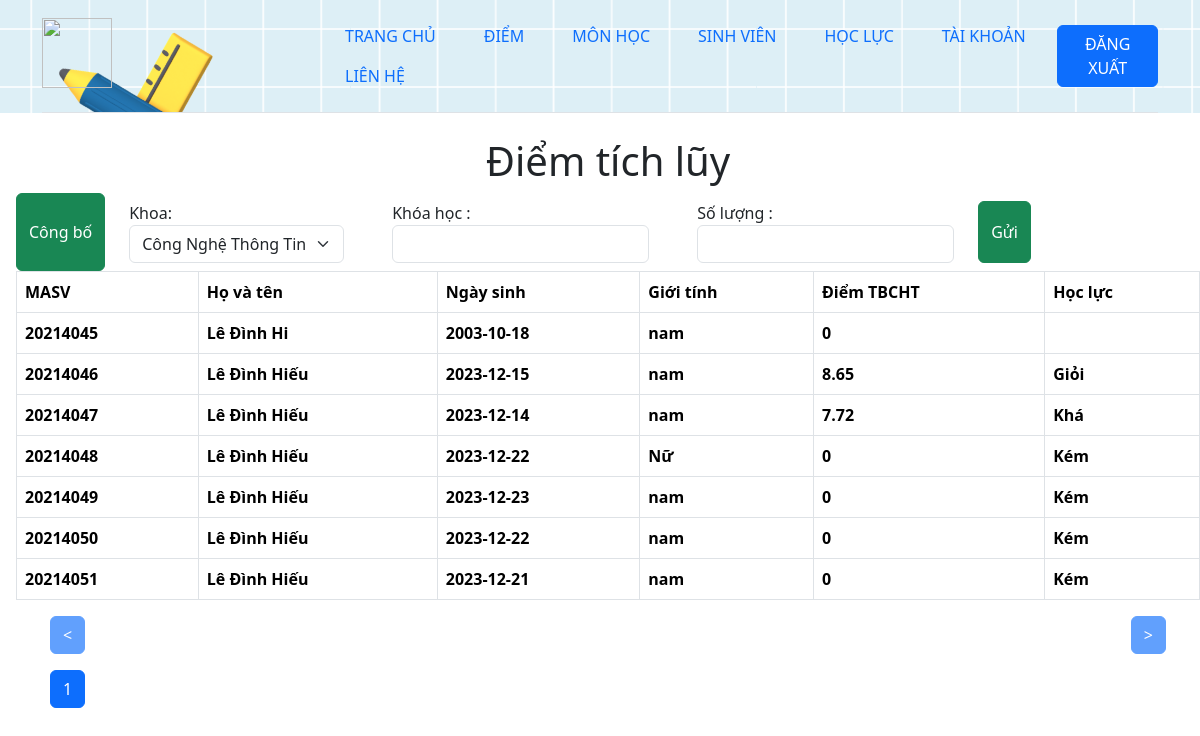
/diemtl.php (signed in), run on the app's committed database.
### tables this page shows
CREATE TABLE `qlsinhvien` (
  `MASV` int(11) NOT NULL,
  `MAK` char(100) NOT NULL,
  `khoahoc` char(20) NOT NULL,
  `HOTEN` varchar(100) NOT NULL,
  `NGAYSINH` date NOT NULL,
  `GIOITINH` varchar(10) NOT NULL,
  `TBCHT` double NOT NULL DEFAULT 0,
  `XEPLOAI` varchar(20) DEFAULT NULL,
  `NGAYTHEM` datetime NOT NULL DEFAULT current_timestamp()
);

### function.php (the view, shortened to what this page needs)
<?php
    function hienthidiemtl($page,$tranght){
        include("connectdb.php");
        $result_per_page = 8;
        $sqlselect = "SELECT * FROM qlsinhvien";
        $this_page_first_result = ($page - 1) * $result_per_page;
        $sqlselect .= " LIMIT " . $this_page_first_result . ',' . $result_per_page;
        $result = mysqli_query($connect, $sqlselect);
        if(mysqli_num_rows($result) > 0){
            while($row = mysqli_fetch_assoc($result)){
                $masv = $row["MASV"];
                $hoten = $row["HOTEN"];
                $ngaysinh = $row["NGAYSINH"];
                $gioitinh = $row["GIOITINH"];
                $diemtl = $row["TBCHT"];
                $xeploai = $row["XEPLOAI"];
                echo "<tr>";
                echo "<th>";
                echo $masv;
                echo "</th>";
                echo "<th>";
                echo $hoten;
                echo "</th>";
                echo "<th>";
                echo $ngaysinh;
                echo "</th>";
                echo "<th>";
                echo $gioitinh;
                echo "</th>";
                echo "<th>";
                echo round($diemtl, 2);
                echo "</th>";
                echo "<th>";
                echo $xeploai;
                echo "</th>";
                echo "</tr>";
            }
        }
    }
    function combox($name, $value){
        echo "<select class='form-select' name='" . $name ."' id='mySelect'>";
        include("connectdb.php");
        $sqlselect = "SELECT * FROM khoa";
        $result = mysqli_query($connect, $sqlselect);
        if(mysqli_num_rows($result) > 0){
            while($row = mysqli_fetch_assoc($result)){
                $mamh = $row["MAK"];
                $tenmh = $row["TENK"];
                if ($mamh == $value) {
                    echo "<option value='" . $mamh . "' selected>" . $tenmh . "</option>";
                } else {
                    echo "<option value='" . $mamh . "'>" . $tenmh . "</option>";
                }
            }
        }
        echo "</select>";
    }
    function trang($trang,$bang,$page){
        include("connectdb.php");
        $result_per_page = 8;
        $sqlselect = "SELECT * FROM ".$bang."";
        $result = mysqli_query($connect, $sqlselect);
        $number_of_results = mysqli_num_rows($result);
        $number_of_pages = ceil($number_of_results / $result_per_page);
        echo '<div class="container">';
        echo '    <div class="row">';
        echo '        <div class="col-md-6">';
        echo '            <form action="'.$trang.'.php" method="get">';
        echo '                <button class="btn btn-primary" ' . (($page == 1) ? 'disabled' : '') . ' type="submit"><</button>';
        echo '            </form>';
        echo '        </div>';
        echo '        <div class="col-md-6 text-end">';
        echo '            <form action="'.$trang.'.php" method="get">';
        echo '                <button class="btn btn-primary" ' . (($page >= $number_of_pages) ? 'disabled' : '') . ' type="submit">></button>';
        echo '            </form>';
        echo '        </div>';
        echo '    </div>';
        echo '    <div class="row mt-3">';
        echo '        <div class="col-md-12">';
        echo '            <form action="'.$trang.'.php" method="get">';
        for ($i = 1; $i <= $number_of_pages; $i++) {
            echo '                <input class="'. mau($i,$page) .'" type="submit" name="page" value="' . $i . '">';
        }
        echo '            </form>';
        echo '        </div>';
        echo '    </div>';
        echo '</div>';
    }
    function mau($ii,$trang){
        if($ii == $trang){
            return "btn btn-primary";
        }
        else
        {
            return "btn btn-dark";
        }
    }
?>

### header.php (shortened to what this page needs)
<?php
  function btndangnhap(){
    if (!isset($_SESSION['username'])) {
        echo '<a href="dangnhap.html"><button type="button" class="btn btn-primary">ĐĂNG NHẬP</button></a>';
    }
    else{
        echo  '<a href="dangxuat.php"><button type="button" class="btn btn-primary">ĐĂNG XUẤT</button></a>';
    }
  }
  function qltk(){
    if (isset($_SESSION['username']) && $_SESSION['username']=="admin") {
        echo '<li class="nav-item mx-3"><a href="qltaikhoan.php" class="nav-link px-2">TÀI KHOẢN</a></li>';
        echo '<li class="nav-item mx-3"><a href="trlienhe.php" class="nav-link px-2">LIÊN HỆ</a></li>';
    }
    else{
        echo "";
    }
  }
?>
<!doctype html>
<html lang="en" data-bs-theme="auto">
<head>
  <link href="https://cdn.jsdelivr.net/npm/bootstrap@5.3.2/dist/css/bootstrap.min.css" rel="stylesheet"
>
  <link href="headers.css" rel="stylesheet">
</head>
<body>
  <main class="main">
    <div class="container">
      <header
        class="d-flex align-items-center py-3 mb-4 border-bottom justify-content-center">
        <div class="col-md-3">
          <a href="index.php" class="d-inline-flex link-body-emphasis text-decoration-none">
            <img width="70" height="70"
              src="https://upload.wikimedia.org/wikipedia/commons/e/e8/Logo_Tr%C6%B0%E1%BB%9Dng_%C4%90%E1%BA%A1i_h%E1%BB%8Dc_C%C3%B4ng_ngh%E1%BB%87_%C4%90%C3%B4ng_%C3%81_2015.png">
          </a>
        </div>
        <div>
          <ul class="nav">
            <li class="nav-item mx-3"><a href="index.php" class="nav-link px-2">TRANG CHỦ</a></li>
            <li class="nav-item mx-3"><a href="qldiem.php" class="nav-link px-2">ĐIỂM</a></li>
            <li class="nav-item mx-3"><a href="qlmonhoc.php" class="nav-link px-2">MÔN HỌC</a></li>
            <li class="nav-item mx-3"><a href="qlsinhvien.php" class="nav-link px-2">SINH VIÊN</a></li>
            <li class="nav-item mx-3"><a href="diemtl.php" class="nav-link px-2">HỌC LỰC</a></li>
            <?php  qltk(); ?>
          </ul>
        </div>
        <div>
          <?php  btndangnhap(); ?>
        </div>
      </header>
    </div>
  </main>
</body>
</html>

### diemtl.php (shortened to what this page needs)
<?php
    include("function.php");
    include("header.php");
    $page = $_SESSION['current_page'];
    $currentURL = "http://$_SERVER[HTTP_HOST]$_SERVER[REQUEST_URI]";
?>
<!DOCTYPE html>
<html lang="en">
<head>
    <link href="https://cdn.jsdelivr.net/npm/bootstrap@5.3.2/dist/css/bootstrap.min.css" rel="stylesheet">
    <link rel="stylesheet" href="phaohoa.css">
</head>
<body>
    <main class="mt-3 ms-3">
        <h1 class="text-center">Điểm tích lũy</h1>
        <div class="d-flex">
        <button type="button" class="btn btn-success" data-toggle="modal" data-target="#myModal">
                    Công bố
        </button>
        <form action="diemtl.php" method="get">
            <div class="py-2 d-flex">
                <div class="mx-4">
                    <label class="control-label me-3" for="kkhoa">Khoa:</label>
                    <?php combox("kkhoa","") ?>
                </div>
                <div class="mx-4">
                    <label class="control-label" for="">Khóa học : <span class="error"></span></label>
                    <input class="form-control" type="text" name="kkhoahoc">
                </div>
                <div class="mx-4">
                    <label class="control-label" for="">Số lượng : <span class="error"></span></label>
                    <input class="form-control" type="text" name="soluong">
                </div>
                <input type="submit" class="btn btn-success" name="btnhb" value="Gửi">
            </div>
        </form>
        </div>
        <div class="table-responsive">
            <table class="table table-bordered">
                <thead>
                    <tr>
                    <th>MASV</th>
                    <th>Họ và tên</th>
                    <th>Ngày sinh</th>
                    <th>Giới tính</th>
                    <th>Điểm TBCHT</th>
                    <th>Học lực</th>
                    </tr>
                </thead>
                <tbody>
                    <?php
                        hienthidiemtl($page,$currentURL);
                    ?>
                </tbody>
            </table>
        </div>
        <?php
            trang("diemtl","qlsinhvien",$page);
        ?>
    </main>
</body>
</html>

### header.php (style rules this page uses)
.main { background-image: url('./image/header23.png'); }

### data on the page
qlsinhvien: MASV "20214045", HOTEN "Lê Đình Hi", NGAYSINH "2003-10-18", GIOITINH "nam", TBCHT "0"
qlsinhvien: MASV "20214046", HOTEN "Lê Đình Hiếu", NGAYSINH "2023-12-15", GIOITINH "nam", TBCHT "8.65", XEPLOAI "Giỏi"
qlsinhvien: MASV "20214047", HOTEN "Lê Đình Hiếu", NGAYSINH "2023-12-14", GIOITINH "nam", TBCHT "7.72", XEPLOAI "Khá"
qlsinhvien: MASV "20214048", HOTEN "Lê Đình Hiếu", NGAYSINH "2023-12-22", GIOITINH "Nữ", TBCHT "0", XEPLOAI "Kém"
qlsinhvien: MASV "20214049", HOTEN "Lê Đình Hiếu", NGAYSINH "2023-12-23", GIOITINH "nam", TBCHT "0", XEPLOAI "Kém"
qlsinhvien: MASV "20214050", HOTEN "Lê Đình Hiếu", NGAYSINH "2023-12-22", GIOITINH "nam", TBCHT "0", XEPLOAI "Kém"
qlsinhvien: MASV "20214051", HOTEN "Lê Đình Hiếu", NGAYSINH "2023-12-21", GIOITINH "nam", TBCHT "0", XEPLOAI "Kém"

### other printed values
form field kkhoa "Công Nghệ Thông Tin"
